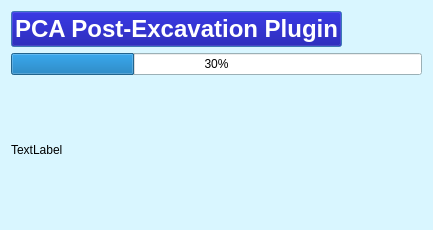
<?xml version="1.0" encoding="UTF-8"?>
<ui version="4.0">
 <class>PCA_PostExcDialogBase</class>
 <widget class="QDialog" name="PCA_PostExcDialogBase">
  <property name="windowModality">
   <enum>Qt::ApplicationModal</enum>
  </property>
  <property name="geometry">
   <rect>
    <x>0</x>
    <y>0</y>
    <width>433</width>
    <height>230</height>
   </rect>
  </property>
  <property name="sizePolicy">
   <sizepolicy hsizetype="Fixed" vsizetype="Fixed">
    <horstretch>0</horstretch>
    <verstretch>0</verstretch>
   </sizepolicy>
  </property>
  <property name="palette">
   <palette>
    <active>
     <colorrole role="Base">
      <brush brushstyle="SolidPattern">
       <color alpha="255">
        <red>255</red>
        <green>255</green>
        <blue>255</blue>
       </color>
      </brush>
     </colorrole>
     <colorrole role="Window">
      <brush brushstyle="SolidPattern">
       <color alpha="255">
        <red>217</red>
        <green>246</green>
        <blue>255</blue>
       </color>
      </brush>
     </colorrole>
    </active>
    <inactive>
     <colorrole role="Base">
      <brush brushstyle="SolidPattern">
       <color alpha="255">
        <red>255</red>
        <green>255</green>
        <blue>255</blue>
       </color>
      </brush>
     </colorrole>
     <colorrole role="Window">
      <brush brushstyle="SolidPattern">
       <color alpha="255">
        <red>217</red>
        <green>246</green>
        <blue>255</blue>
       </color>
      </brush>
     </colorrole>
    </inactive>
    <disabled>
     <colorrole role="Base">
      <brush brushstyle="SolidPattern">
       <color alpha="255">
        <red>217</red>
        <green>246</green>
        <blue>255</blue>
       </color>
      </brush>
     </colorrole>
     <colorrole role="Window">
      <brush brushstyle="SolidPattern">
       <color alpha="255">
        <red>217</red>
        <green>246</green>
        <blue>255</blue>
       </color>
      </brush>
     </colorrole>
    </disabled>
   </palette>
  </property>
  <property name="cursor">
   <cursorShape>ArrowCursor</cursorShape>
  </property>
  <property name="windowTitle">
   <string>PCA PostExcavation Plugin</string>
  </property>
  <layout class="QGridLayout" name="gridLayout">
   <item row="1" column="0">
    <widget class="QProgressBar" name="progressBar">
     <property name="value">
      <number>30</number>
     </property>
    </widget>
   </item>
   <item row="0" column="0">
    <widget class="QPushButton" name="pushButton">
     <property name="sizePolicy">
      <sizepolicy hsizetype="Fixed" vsizetype="Fixed">
       <horstretch>0</horstretch>
       <verstretch>0</verstretch>
      </sizepolicy>
     </property>
     <property name="palette">
      <palette>
       <active>
        <colorrole role="Button">
         <brush brushstyle="SolidPattern">
          <color alpha="255">
           <red>0</red>
           <green>0</green>
           <blue>153</blue>
          </color>
         </brush>
        </colorrole>
        <colorrole role="Light">
         <brush brushstyle="SolidPattern">
          <color alpha="255">
           <red>0</red>
           <green>0</green>
           <blue>147</blue>
          </color>
         </brush>
        </colorrole>
        <colorrole role="Dark">
         <brush brushstyle="SolidPattern">
          <color alpha="255">
           <red>0</red>
           <green>0</green>
           <blue>153</blue>
          </color>
         </brush>
        </colorrole>
        <colorrole role="Mid">
         <brush brushstyle="SolidPattern">
          <color alpha="255">
           <red>0</red>
           <green>0</green>
           <blue>147</blue>
          </color>
         </brush>
        </colorrole>
        <colorrole role="Text">
         <brush brushstyle="SolidPattern">
          <color alpha="255">
           <red>0</red>
           <green>0</green>
           <blue>0</blue>
          </color>
         </brush>
        </colorrole>
        <colorrole role="BrightText">
         <brush brushstyle="SolidPattern">
          <color alpha="255">
           <red>85</red>
           <green>255</green>
           <blue>0</blue>
          </color>
         </brush>
        </colorrole>
        <colorrole role="ButtonText">
         <brush brushstyle="SolidPattern">
          <color alpha="255">
           <red>255</red>
           <green>255</green>
           <blue>255</blue>
          </color>
         </brush>
        </colorrole>
        <colorrole role="Base">
         <brush brushstyle="SolidPattern">
          <color alpha="255">
           <red>0</red>
           <green>0</green>
           <blue>141</blue>
          </color>
         </brush>
        </colorrole>
        <colorrole role="Window">
         <brush brushstyle="SolidPattern">
          <color alpha="255">
           <red>85</red>
           <green>170</green>
           <blue>255</blue>
          </color>
         </brush>
        </colorrole>
        <colorrole role="Shadow">
         <brush brushstyle="SolidPattern">
          <color alpha="255">
           <red>0</red>
           <green>0</green>
           <blue>146</blue>
          </color>
         </brush>
        </colorrole>
        <colorrole role="PlaceholderText">
         <brush brushstyle="SolidPattern">
          <color alpha="128">
           <red>0</red>
           <green>0</green>
           <blue>0</blue>
          </color>
         </brush>
        </colorrole>
       </active>
       <inactive>
        <colorrole role="Button">
         <brush brushstyle="SolidPattern">
          <color alpha="255">
           <red>0</red>
           <green>0</green>
           <blue>153</blue>
          </color>
         </brush>
        </colorrole>
        <colorrole role="Light">
         <brush brushstyle="SolidPattern">
          <color alpha="255">
           <red>0</red>
           <green>0</green>
           <blue>147</blue>
          </color>
         </brush>
        </colorrole>
        <colorrole role="Dark">
         <brush brushstyle="SolidPattern">
          <color alpha="255">
           <red>0</red>
           <green>0</green>
           <blue>153</blue>
          </color>
         </brush>
        </colorrole>
        <colorrole role="Mid">
         <brush brushstyle="SolidPattern">
          <color alpha="255">
           <red>0</red>
           <green>0</green>
           <blue>147</blue>
          </color>
         </brush>
        </colorrole>
        <colorrole role="Text">
         <brush brushstyle="SolidPattern">
          <color alpha="255">
           <red>0</red>
           <green>0</green>
           <blue>0</blue>
          </color>
         </brush>
        </colorrole>
        <colorrole role="BrightText">
         <brush brushstyle="SolidPattern">
          <color alpha="255">
           <red>85</red>
           <green>255</green>
           <blue>0</blue>
          </color>
         </brush>
        </colorrole>
        <colorrole role="ButtonText">
         <brush brushstyle="SolidPattern">
          <color alpha="255">
           <red>255</red>
           <green>255</green>
           <blue>255</blue>
          </color>
         </brush>
        </colorrole>
        <colorrole role="Base">
         <brush brushstyle="SolidPattern">
          <color alpha="255">
           <red>0</red>
           <green>0</green>
           <blue>141</blue>
          </color>
         </brush>
        </colorrole>
        <colorrole role="Window">
         <brush brushstyle="SolidPattern">
          <color alpha="255">
           <red>85</red>
           <green>170</green>
           <blue>255</blue>
          </color>
         </brush>
        </colorrole>
        <colorrole role="Shadow">
         <brush brushstyle="SolidPattern">
          <color alpha="255">
           <red>0</red>
           <green>0</green>
           <blue>146</blue>
          </color>
         </brush>
        </colorrole>
        <colorrole role="PlaceholderText">
         <brush brushstyle="SolidPattern">
          <color alpha="128">
           <red>0</red>
           <green>0</green>
           <blue>0</blue>
          </color>
         </brush>
        </colorrole>
       </inactive>
       <disabled>
        <colorrole role="Button">
         <brush brushstyle="SolidPattern">
          <color alpha="255">
           <red>0</red>
           <green>0</green>
           <blue>153</blue>
          </color>
         </brush>
        </colorrole>
        <colorrole role="Light">
         <brush brushstyle="SolidPattern">
          <color alpha="255">
           <red>0</red>
           <green>0</green>
           <blue>147</blue>
          </color>
         </brush>
        </colorrole>
        <colorrole role="Dark">
         <brush brushstyle="SolidPattern">
          <color alpha="255">
           <red>0</red>
           <green>0</green>
           <blue>153</blue>
          </color>
         </brush>
        </colorrole>
        <colorrole role="Mid">
         <brush brushstyle="SolidPattern">
          <color alpha="255">
           <red>0</red>
           <green>0</green>
           <blue>147</blue>
          </color>
         </brush>
        </colorrole>
        <colorrole role="Text">
         <brush brushstyle="SolidPattern">
          <color alpha="255">
           <red>0</red>
           <green>0</green>
           <blue>153</blue>
          </color>
         </brush>
        </colorrole>
        <colorrole role="BrightText">
         <brush brushstyle="SolidPattern">
          <color alpha="255">
           <red>85</red>
           <green>255</green>
           <blue>0</blue>
          </color>
         </brush>
        </colorrole>
        <colorrole role="ButtonText">
         <brush brushstyle="SolidPattern">
          <color alpha="255">
           <red>120</red>
           <green>120</green>
           <blue>120</blue>
          </color>
         </brush>
        </colorrole>
        <colorrole role="Base">
         <brush brushstyle="SolidPattern">
          <color alpha="255">
           <red>85</red>
           <green>170</green>
           <blue>255</blue>
          </color>
         </brush>
        </colorrole>
        <colorrole role="Window">
         <brush brushstyle="SolidPattern">
          <color alpha="255">
           <red>85</red>
           <green>170</green>
           <blue>255</blue>
          </color>
         </brush>
        </colorrole>
        <colorrole role="Shadow">
         <brush brushstyle="SolidPattern">
          <color alpha="255">
           <red>0</red>
           <green>0</green>
           <blue>146</blue>
          </color>
         </brush>
        </colorrole>
        <colorrole role="PlaceholderText">
         <brush brushstyle="SolidPattern">
          <color alpha="128">
           <red>0</red>
           <green>0</green>
           <blue>0</blue>
          </color>
         </brush>
        </colorrole>
       </disabled>
      </palette>
     </property>
     <property name="font">
      <font>
       <family>Arial</family>
       <pointsize>18</pointsize>
       <weight>75</weight>
       <bold>true</bold>
      </font>
     </property>
     <property name="cursor">
      <cursorShape>BlankCursor</cursorShape>
     </property>
     <property name="text">
      <string>PCA Post-Excavation Plugin</string>
     </property>
     <property name="autoDefault">
      <bool>false</bool>
     </property>
     <property name="flat">
      <bool>false</bool>
     </property>
    </widget>
   </item>
   <item row="2" column="0">
    <widget class="QLabel" name="label_progress">
     <property name="text">
      <string>TextLabel</string>
     </property>
    </widget>
   </item>
  </layout>
 </widget>
 <resources/>
 <connections/>
</ui>
